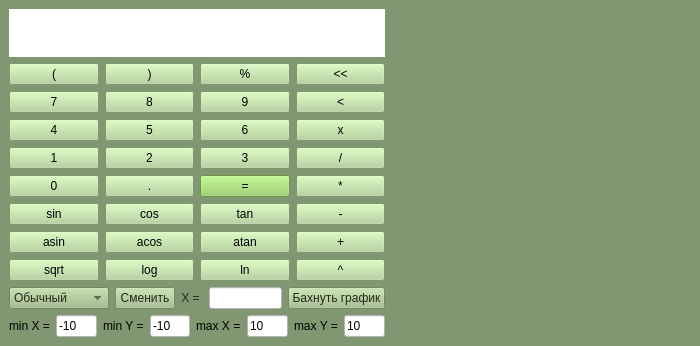
<?xml version="1.0" encoding="UTF-8"?>
<ui version="4.0">
 <class>View</class>
 <widget class="QMainWindow" name="MainWindow">
  <property name="geometry">
   <rect>
    <x>0</x>
    <y>0</y>
    <width>700</width>
    <height>346</height>
   </rect>
  </property>
  <property name="minimumSize">
   <size>
    <width>700</width>
    <height>346</height>
   </size>
  </property>
  <property name="maximumSize">
   <size>
    <width>700</width>
    <height>346</height>
   </size>
  </property>
  <property name="windowTitle">
   <string>Калькулятор</string>
  </property>
  <property name="styleSheet">
   <string notr="true">background-color: rgb(128, 151, 114);</string>
  </property>
  <widget class="QWidget" name="centralwidget">
   <layout class="QGridLayout" name="gridLayout_3">
    <item row="0" column="0">
     <layout class="QGridLayout" name="gridLayout_2">
      <item row="0" column="0">
       <widget class="QLabel" name="result">
        <property name="font">
         <font>
          <family>Comic Sans MS</family>
         </font>
        </property>
        <property name="autoFillBackground">
         <bool>false</bool>
        </property>
        <property name="styleSheet">
         <string notr="true">background-color: rgb(255, 255, 255);</string>
        </property>
        <property name="text">
         <string/>
        </property>
        <property name="alignment">
         <set>Qt::AlignRight|Qt::AlignTrailing|Qt::AlignVCenter</set>
        </property>
        <property name="margin">
         <number>5</number>
        </property>
       </widget>
      </item>
      <item row="2" column="0">
       <layout class="QHBoxLayout" name="horizontalLayout_2">
        <item>
         <widget class="QComboBox" name="comboBox">
          <property name="styleSheet">
           <string notr="true">font: 700 9pt &quot;Comic Sans MS&quot;;
color: rgb(35, 41, 29);
background-color: rgb(158, 187, 133);</string>
          </property>
          <item>
           <property name="text">
            <string>Обычный</string>
           </property>
          </item>
          <item>
           <property name="text">
            <string>Кредитный</string>
           </property>
          </item>
          <item>
           <property name="text">
            <string>Депозитный</string>
           </property>
          </item>
         </widget>
        </item>
        <item>
         <widget class="QPushButton" name="pushButton_change">
          <property name="maximumSize">
           <size>
            <width>60</width>
            <height>16777215</height>
           </size>
          </property>
          <property name="styleSheet">
           <string notr="true">font: 700 9pt &quot;Comic Sans MS&quot;;
color: rgb(35, 41, 29);
background-color: rgb(163, 192, 137);</string>
          </property>
          <property name="text">
           <string>Сменить</string>
          </property>
         </widget>
        </item>
        <item>
         <widget class="QLabel" name="label_x">
          <property name="styleSheet">
           <string>font: 700 9pt &quot;Comic Sans MS&quot;;
color: rgb(35, 41, 29);</string>
          </property>
          <property name="text">
           <string>X = </string>
          </property>
          <property name="alignment">
           <set>Qt::AlignRight|Qt::AlignTrailing|Qt::AlignVCenter</set>
          </property>
         </widget>
        </item>
        <item>
         <widget class="QLineEdit" name="lineEdit">
          <property name="styleSheet">
           <string notr="true">font: 700 9pt &quot;Comic Sans MS&quot;;
color: rgb(35, 41, 29);
background-color: rgb(255, 255, 255);</string>
          </property>
         </widget>
        </item>
        <item>
         <widget class="QPushButton" name="pushButton_makegraphic">
          <property name="styleSheet">
           <string notr="true">font: 700 9pt &quot;Comic Sans MS&quot;;
color: rgb(35, 41, 29);
background-color: rgb(163, 192, 137);</string>
          </property>
          <property name="text">
           <string>Бахнуть график</string>
          </property>
         </widget>
        </item>
       </layout>
      </item>
      <item row="3" column="0">
       <layout class="QHBoxLayout" name="horizontalLayout">
        <item>
         <widget class="QLabel" name="label">
          <property name="styleSheet">
           <string notr="true">font: 700 9pt &quot;Comic Sans MS&quot;;</string>
          </property>
          <property name="text">
           <string>min X =</string>
          </property>
         </widget>
        </item>
        <item>
         <widget class="QLineEdit" name="lineEdit_min_x">
          <property name="styleSheet">
           <string notr="true">background-color: rgb(255, 255, 255);</string>
          </property>
          <property name="text">
           <string>-10</string>
          </property>
         </widget>
        </item>
        <item>
         <widget class="QLabel" name="label_2">
          <property name="styleSheet">
           <string notr="true">font: 700 9pt &quot;Comic Sans MS&quot;;</string>
          </property>
          <property name="text">
           <string>min Y =</string>
          </property>
         </widget>
        </item>
        <item>
         <widget class="QLineEdit" name="lineEdit_min_y">
          <property name="styleSheet">
           <string notr="true">background-color: rgb(255, 255, 255);</string>
          </property>
          <property name="text">
           <string>-10</string>
          </property>
         </widget>
        </item>
        <item>
         <widget class="QLabel" name="label_3">
          <property name="styleSheet">
           <string notr="true">font: 700 9pt &quot;Comic Sans MS&quot;;</string>
          </property>
          <property name="text">
           <string>max X =</string>
          </property>
         </widget>
        </item>
        <item>
         <widget class="QLineEdit" name="lineEdit_max_x">
          <property name="styleSheet">
           <string notr="true">background-color: rgb(255, 255, 255);</string>
          </property>
          <property name="text">
           <string>10</string>
          </property>
         </widget>
        </item>
        <item>
         <widget class="QLabel" name="label_4">
          <property name="styleSheet">
           <string notr="true">font: 700 9pt &quot;Comic Sans MS&quot;;</string>
          </property>
          <property name="text">
           <string>max Y =</string>
          </property>
         </widget>
        </item>
        <item>
         <widget class="QLineEdit" name="lineEdit_max_y">
          <property name="styleSheet">
           <string notr="true">background-color: rgb(255, 255, 255);</string>
          </property>
          <property name="text">
           <string>10</string>
          </property>
         </widget>
        </item>
       </layout>
      </item>
      <item row="1" column="0">
       <layout class="QGridLayout" name="gridLayout">
        <item row="3" column="0">
         <widget class="QPushButton" name="pushButton_one">
          <property name="styleSheet">
           <string notr="true">background-color: rgb(177, 211, 150);
font: 700 9pt &quot;Comic Sans MS&quot;;
</string>
          </property>
          <property name="text">
           <string>1</string>
          </property>
         </widget>
        </item>
        <item row="3" column="1">
         <widget class="QPushButton" name="pushButton_two">
          <property name="styleSheet">
           <string notr="true">background-color: rgb(177, 211, 150);
font: 700 9pt &quot;Comic Sans MS&quot;;
</string>
          </property>
          <property name="text">
           <string>2</string>
          </property>
         </widget>
        </item>
        <item row="1" column="2">
         <widget class="QPushButton" name="pushButton_nine">
          <property name="styleSheet">
           <string notr="true">background-color: rgb(177, 211, 150);
font: 700 9pt &quot;Comic Sans MS&quot;;
</string>
          </property>
          <property name="text">
           <string>9</string>
          </property>
         </widget>
        </item>
        <item row="4" column="1">
         <widget class="QPushButton" name="pushButton_dot">
          <property name="styleSheet">
           <string notr="true">background-color: rgb(177, 211, 150);
font: 700 9pt &quot;Comic Sans MS&quot;;
</string>
          </property>
          <property name="text">
           <string>.</string>
          </property>
         </widget>
        </item>
        <item row="5" column="2">
         <widget class="QPushButton" name="pushButton_tan">
          <property name="styleSheet">
           <string notr="true">background-color: rgb(177, 211, 150);
font: 700 9pt &quot;Comic Sans MS&quot;;
</string>
          </property>
          <property name="text">
           <string>tan</string>
          </property>
         </widget>
        </item>
        <item row="6" column="0">
         <widget class="QPushButton" name="pushButton_asin">
          <property name="styleSheet">
           <string notr="true">background-color: rgb(177, 211, 150);
font: 700 9pt &quot;Comic Sans MS&quot;;
</string>
          </property>
          <property name="text">
           <string>asin</string>
          </property>
         </widget>
        </item>
        <item row="1" column="1">
         <widget class="QPushButton" name="pushButton_eight">
          <property name="styleSheet">
           <string notr="true">background-color: rgb(177, 211, 150);
font: 700 9pt &quot;Comic Sans MS&quot;;
</string>
          </property>
          <property name="text">
           <string>8</string>
          </property>
         </widget>
        </item>
        <item row="3" column="2">
         <widget class="QPushButton" name="pushButton_three">
          <property name="styleSheet">
           <string notr="true">background-color: rgb(177, 211, 150);
font: 700 9pt &quot;Comic Sans MS&quot;;
</string>
          </property>
          <property name="text">
           <string>3</string>
          </property>
         </widget>
        </item>
        <item row="6" column="2">
         <widget class="QPushButton" name="pushButton_atan">
          <property name="styleSheet">
           <string notr="true">background-color: rgb(177, 211, 150);
font: 700 9pt &quot;Comic Sans MS&quot;;
</string>
          </property>
          <property name="text">
           <string>atan</string>
          </property>
         </widget>
        </item>
        <item row="7" column="1">
         <widget class="QPushButton" name="pushButton_log">
          <property name="styleSheet">
           <string notr="true">background-color: rgb(177, 211, 150);
font: 700 9pt &quot;Comic Sans MS&quot;;
</string>
          </property>
          <property name="text">
           <string>log</string>
          </property>
         </widget>
        </item>
        <item row="0" column="2">
         <widget class="QPushButton" name="pushButton_mod">
          <property name="styleSheet">
           <string notr="true">background-color: rgb(177, 211, 150);
font: 700 9pt &quot;Comic Sans MS&quot;;
</string>
          </property>
          <property name="text">
           <string>%</string>
          </property>
         </widget>
        </item>
        <item row="0" column="0">
         <widget class="QPushButton" name="pushButton_leftbracket">
          <property name="styleSheet">
           <string notr="true">background-color: rgb(177, 211, 150);
font: 700 9pt &quot;Comic Sans MS&quot;;
</string>
          </property>
          <property name="text">
           <string>(</string>
          </property>
         </widget>
        </item>
        <item row="7" column="2">
         <widget class="QPushButton" name="pushButton_ln">
          <property name="styleSheet">
           <string notr="true">background-color: rgb(177, 211, 150);
font: 700 9pt &quot;Comic Sans MS&quot;;
</string>
          </property>
          <property name="text">
           <string>ln</string>
          </property>
         </widget>
        </item>
        <item row="6" column="1">
         <widget class="QPushButton" name="pushButton_acos">
          <property name="styleSheet">
           <string notr="true">background-color: rgb(177, 211, 150);
font: 700 9pt &quot;Comic Sans MS&quot;;
</string>
          </property>
          <property name="text">
           <string>acos</string>
          </property>
         </widget>
        </item>
        <item row="2" column="0">
         <widget class="QPushButton" name="pushButton_four">
          <property name="styleSheet">
           <string notr="true">background-color: rgb(177, 211, 150);
font: 700 9pt &quot;Comic Sans MS&quot;;
</string>
          </property>
          <property name="text">
           <string>4</string>
          </property>
         </widget>
        </item>
        <item row="4" column="2">
         <widget class="QPushButton" name="pushButton_equals">
          <property name="styleSheet">
           <string notr="true">background-color: rgb(147, 210, 95);
font: 700 9pt &quot;Comic Sans MS&quot;;
</string>
          </property>
          <property name="text">
           <string>=</string>
          </property>
         </widget>
        </item>
        <item row="5" column="1">
         <widget class="QPushButton" name="pushButton_cos">
          <property name="styleSheet">
           <string notr="true">background-color: rgb(177, 211, 150);
font: 700 9pt &quot;Comic Sans MS&quot;;
</string>
          </property>
          <property name="text">
           <string>cos</string>
          </property>
         </widget>
        </item>
        <item row="5" column="0">
         <widget class="QPushButton" name="pushButton_sin">
          <property name="styleSheet">
           <string notr="true">background-color: rgb(177, 211, 150);
font: 700 9pt &quot;Comic Sans MS&quot;;
</string>
          </property>
          <property name="text">
           <string>sin</string>
          </property>
         </widget>
        </item>
        <item row="4" column="0">
         <widget class="QPushButton" name="pushButton_zero">
          <property name="styleSheet">
           <string notr="true">background-color: rgb(177, 211, 150);
font: 700 9pt &quot;Comic Sans MS&quot;;
</string>
          </property>
          <property name="text">
           <string>0</string>
          </property>
         </widget>
        </item>
        <item row="2" column="1">
         <widget class="QPushButton" name="pushButton_five">
          <property name="styleSheet">
           <string notr="true">background-color: rgb(177, 211, 150);
font: 700 9pt &quot;Comic Sans MS&quot;;
</string>
          </property>
          <property name="text">
           <string>5</string>
          </property>
         </widget>
        </item>
        <item row="7" column="0">
         <widget class="QPushButton" name="pushButton_sqrt">
          <property name="styleSheet">
           <string notr="true">background-color: rgb(177, 211, 150);
font: 700 9pt &quot;Comic Sans MS&quot;;
</string>
          </property>
          <property name="text">
           <string>sqrt</string>
          </property>
         </widget>
        </item>
        <item row="1" column="0">
         <widget class="QPushButton" name="pushButton_seven">
          <property name="styleSheet">
           <string notr="true">background-color: rgb(177, 211, 150);
font: 700 9pt &quot;Comic Sans MS&quot;;
</string>
          </property>
          <property name="text">
           <string>7</string>
          </property>
         </widget>
        </item>
        <item row="0" column="1">
         <widget class="QPushButton" name="pushButton_rightbracket">
          <property name="styleSheet">
           <string notr="true">background-color: rgb(177, 211, 150);
font: 700 9pt &quot;Comic Sans MS&quot;;
</string>
          </property>
          <property name="text">
           <string>)</string>
          </property>
         </widget>
        </item>
        <item row="2" column="2">
         <widget class="QPushButton" name="pushButton_six">
          <property name="styleSheet">
           <string notr="true">background-color: rgb(177, 211, 150);
font: 700 9pt &quot;Comic Sans MS&quot;;
</string>
          </property>
          <property name="text">
           <string>6</string>
          </property>
         </widget>
        </item>
        <item row="0" column="3">
         <widget class="QPushButton" name="pushButton_clear">
          <property name="styleSheet">
           <string notr="true">background-color: rgb(177, 211, 150);
font: 700 9pt &quot;Comic Sans MS&quot;;
</string>
          </property>
          <property name="text">
           <string>&lt;&lt;</string>
          </property>
         </widget>
        </item>
        <item row="7" column="3">
         <widget class="QPushButton" name="pushButton_pow">
          <property name="styleSheet">
           <string notr="true">background-color: rgb(177, 211, 150);
font: 700 9pt &quot;Comic Sans MS&quot;;
</string>
          </property>
          <property name="text">
           <string>^</string>
          </property>
         </widget>
        </item>
        <item row="6" column="3">
         <widget class="QPushButton" name="pushButton_plus">
          <property name="styleSheet">
           <string notr="true">background-color: rgb(177, 211, 150);
font: 700 9pt &quot;Comic Sans MS&quot;;
</string>
          </property>
          <property name="text">
           <string>+</string>
          </property>
         </widget>
        </item>
        <item row="5" column="3">
         <widget class="QPushButton" name="pushButton_minus">
          <property name="styleSheet">
           <string notr="true">background-color: rgb(177, 211, 150);
font: 700 9pt &quot;Comic Sans MS&quot;;
</string>
          </property>
          <property name="text">
           <string>-</string>
          </property>
         </widget>
        </item>
        <item row="4" column="3">
         <widget class="QPushButton" name="pushButton_multiply">
          <property name="styleSheet">
           <string notr="true">background-color: rgb(177, 211, 150);
font: 700 9pt &quot;Comic Sans MS&quot;;
</string>
          </property>
          <property name="text">
           <string>*</string>
          </property>
         </widget>
        </item>
        <item row="3" column="3">
         <widget class="QPushButton" name="pushButton_divide">
          <property name="styleSheet">
           <string notr="true">background-color: rgb(177, 211, 150);
font: 700 9pt &quot;Comic Sans MS&quot;;
</string>
          </property>
          <property name="text">
           <string>/</string>
          </property>
         </widget>
        </item>
        <item row="2" column="3">
         <widget class="QPushButton" name="pushButton_x">
          <property name="styleSheet">
           <string notr="true">background-color: rgb(177, 211, 150);
font: 700 9pt &quot;Comic Sans MS&quot;;</string>
          </property>
          <property name="text">
           <string>х</string>
          </property>
         </widget>
        </item>
        <item row="1" column="3">
         <widget class="QPushButton" name="pushButton_remove">
          <property name="styleSheet">
           <string notr="true">background-color: rgb(177, 211, 150);
font: 700 9pt &quot;Comic Sans MS&quot;;
</string>
          </property>
          <property name="text">
           <string>&lt;</string>
          </property>
         </widget>
        </item>
       </layout>
      </item>
     </layout>
    </item>
    <item row="0" column="1">
     <widget class="QCustomPlot" name="widget" native="true">
      <property name="minimumSize">
       <size>
        <width>300</width>
        <height>300</height>
       </size>
      </property>
     </widget>
    </item>
   </layout>
  </widget>
 </widget>
 <customwidgets>
  <customwidget>
   <class>QCustomPlot</class>
   <extends>QWidget</extends>
   <header>qcustomplot.h</header>
   <container>1</container>
  </customwidget>
 </customwidgets>
 <resources/>
 <connections/>
</ui>
